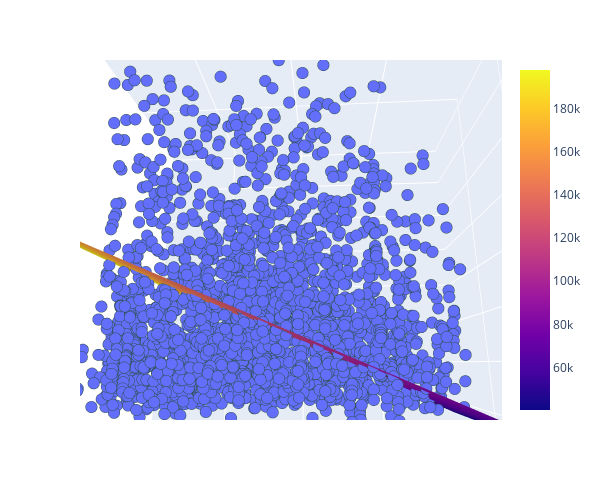

Notebook code cell kept with this figure:
### Markdown cell above
**Task 2.2.22:** Complete the code below to create a 3D scatter plot, with `"lon"` on the x-axis, `"lat"` on the y-axis, and `"price_aprox_usd"` on the z-axis.

- [What's a scatter plot?](../%40textbook/06-visualization-matplotlib.ipynb#Scatter-Plots)
- [Create a 3D scatter plot in plotly express.](../%40textbook/08-visualization-plotly.ipynb#3D-Scatter-Plots)

### Code cell
# Create 3D scatter plot
fig = px.scatter_3d(
    df,
    x = "lon",
    y = "lat",
    z = "price_aprox_usd",
    labels = {"lon": "longitude", "lat": "latitude", "price_aprox_usd": "price"},
    width = 600,
    height = 500,
)

# Create x and y coordinates for model representation
x_plane = np.linspace(df["lon"].min(), df["lon"].max(), 10)
y_plane = np.linspace(df["lat"].min(), df["lat"].max(), 10)

xx, yy = np.meshgrid(x_plane, y_plane)

# Use model to predict z coordinates
z_plane = model.predict(pd.DataFrame({"lon": x_plane, "lat": y_plane}))

zz = np.tile(z_plane, (10, 1))

# Add plane to figure
fig.add_trace(go.Surface(x=xx, y=yy, z=zz))

# Refine formatting
fig.update_traces(
    marker={"size": 4, "line": {"width": 2, "color": "DarkSlateGrey"}},
    selector={"mode": "markers"},
)

# Display figure
fig.show()

### Figure 1 — Plotly figure (JSON) as saved in the notebook; plotly's stock layout.template omitted (floating-point values rounded to 4 significant figures; data arrays with more than 128 entries replaced by an {"elided": "..."} marker saying what was removed)
{"data": [{"hovertemplate": "longitude=%{x}<br>latitude=%{y}<br>price=%{z}<extra></extra>", "legendgroup": "", "marker": {"color": "#636efa", "line": {"color": "DarkSlateGrey", "width": 2}, "size": 4, "symbol": "circle"}, "mode": "markers", "name": "", "scene": "scene", "showlegend": false, "type": "scatter3d", "x": {"elided": "2658 float values"}, "y": {"elided": "2658 float values"}, "z": {"elided": "2658 float values"}}, {"type": "surface", "x": [[-58.54, -58.52, -58.5, -58.48, -58.46, -58.44, -58.42, -58.4, -58.38, -58.36], [-58.54, -58.52, -58.5, -58.48, -58.46, -58.44, -58.42, -58.4, -58.38, -58.36], [-58.54, -58.52, -58.5, -58.48, -58.46, -58.44, -58.42, -58.4, -58.38, -58.36], [-58.54, -58.52, -58.5, -58.48, -58.46, -58.44, -58.42, -58.4, -58.38, -58.36], [-58.54, -58.52, -58.5, -58.48, -58.46, -58.44, -58.42, -58.4, -58.38, -58.36], [-58.54, -58.52, -58.5, -58.48, -58.46, -58.44, -58.42, -58.4, -58.38, -58.36], [-58.54, -58.52, -58.5, -58.48, -58.46, -58.44, -58.42, -58.4, -58.38, -58.36], [-58.54, -58.52, -58.5, -58.48, -58.46, -58.44, -58.42, -58.4, -58.38, -58.36], [-58.54, -58.52, -58.5, -58.48, -58.46, -58.44, -58.42, -58.4, -58.38, -58.36], [-58.54, -58.52, -58.5, -58.48, -58.46, -58.44, -58.42, -58.4, -58.38, -58.36]], "y": [[-34.69, -34.69, -34.69, -34.69, -34.69, -34.69, -34.69, -34.69, -34.69, -34.69], [-34.68, -34.68, -34.68, -34.68, -34.68, -34.68, -34.68, -34.68, -34.68, -34.68], [-34.66, -34.66, -34.66, -34.66, -34.66, -34.66, -34.66, -34.66, -34.66, -34.66], [-34.64, -34.64, -34.64, -34.64, -34.64, -34.64, -34.64, -34.64, -34.64, -34.64], [-34.62, -34.62, -34.62, -34.62, -34.62, -34.62, -34.62, -34.62, -34.62, -34.62], [-34.61, -34.61, -34.61, -34.61, -34.61, -34.61, -34.61, -34.61, -34.61, -34.61], [-34.59, -34.59, -34.59, -34.59, -34.59, -34.59, -34.59, -34.59, -34.59, -34.59], [-34.57, -34.57, -34.57, -34.57, -34.57, -34.57, -34.57, -34.57, -34.57, -34.57], [-34.55, -34.55, -34.55, -34.55, -34.55, -34.55, -34.55, -34.55, -34.55, -34.55], [-34.54, -34.54, -34.54, -34.54, -34.54, -34.54, -34.54, -34.54, -34.54, -34.54]], "z": [[40320.0, 57810.0, 75300.0, 92790.0, 110300.0, 127800.0, 145300.0, 162800.0, 180300.0, 197700.0], [40320.0, 57810.0, 75300.0, 92790.0, 110300.0, 127800.0, 145300.0, 162800.0, 180300.0, 197700.0], [40320.0, 57810.0, 75300.0, 92790.0, 110300.0, 127800.0, 145300.0, 162800.0, 180300.0, 197700.0], [40320.0, 57810.0, 75300.0, 92790.0, 110300.0, 127800.0, 145300.0, 162800.0, 180300.0, 197700.0], [40320.0, 57810.0, 75300.0, 92790.0, 110300.0, 127800.0, 145300.0, 162800.0, 180300.0, 197700.0], [40320.0, 57810.0, 75300.0, 92790.0, 110300.0, 127800.0, 145300.0, 162800.0, 180300.0, 197700.0], [40320.0, 57810.0, 75300.0, 92790.0, 110300.0, 127800.0, 145300.0, 162800.0, 180300.0, 197700.0], [40320.0, 57810.0, 75300.0, 92790.0, 110300.0, 127800.0, 145300.0, 162800.0, 180300.0, 197700.0], [40320.0, 57810.0, 75300.0, 92790.0, 110300.0, 127800.0, 145300.0, 162800.0, 180300.0, 197700.0], [40320.0, 57810.0, 75300.0, 92790.0, 110300.0, 127800.0, 145300.0, 162800.0, 180300.0, 197700.0]]}], "layout": {"height": 500, "legend": {"tracegroupgap": 0}, "margin": {"t": 60}, "scene": {"aspectmode": "auto", "aspectratio": {"x": 1, "y": 1, "z": 1}, "camera": {"center": {"x": 0, "y": 0, "z": 0}, "eye": {"x": -0.0777, "y": 1.005, "z": -0.2859}, "projection": {"type": "perspective"}, "up": {"x": 0, "y": 0, "z": 1}}, "domain": {"x": [0, 1], "y": [0, 1]}, "xaxis": {"title": {"text": "longitude"}, "type": "linear"}, "yaxis": {"title": {"text": "latitude"}, "type": "linear"}, "zaxis": {"title": {"text": "price"}, "type": "linear"}}, "width": 600}}
